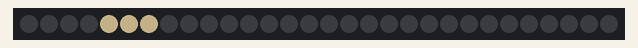
Bench run of a sketch on a simulated Arduino Uno, built with avr-gcc and run on an emulated ATmega328P. On the bench: 30 RGB LEDs in strip order, left to right. Dim RGB values are drawn brighter than linear; colours are those a GRB WS2812 strip shows for the declared byte order; random numbers use the default seed unless the sketch sets one.

Above: at 0.1 s.
At 9.1 s:
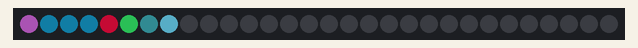
At 14.1 s:
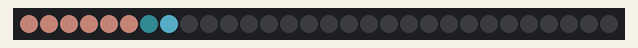
At 19.1 s:
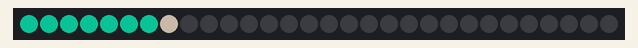
At 28.1 s:
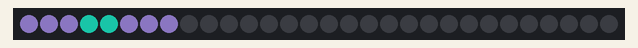
At 38.1 s:
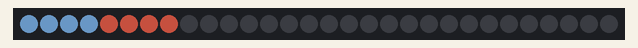

The sketch:

program_13__Tetri_.ino
```cpp
#include <FastLED.h>
// how many number of LEDs in your strip?
#define NUM_LEDS 30

#define DATA_PIN 3
#define CLOCK_PIN 12
#define BRIGHTNESS 100
#define COLOR_ORDER RGB

// Define the array of leds
CRGB leds[NUM_LEDS];
void setup() {
  // FastLED.addLeds<WS2812B, DATA_PIN, COLOR_ORDER>(leds,
  // NUM_LEDS).setCorrection(TypicalLEDStrip);
  FastLED.addLeds<WS2812B, DATA_PIN, RGB>(leds, NUM_LEDS);
  FastLED.setBrightness(BRIGHTNESS);
}
void loop() {

  int NUM_ROWS = 8; // Number of rows in the grid
  int NUM_COLS = 8;
  for (int i = 0; i < NUM_LEDS; i++) {
    leds[i] = CRGB::Black;
  }

  // Keep going until the entire grid is filled
  while (true) {
    // Choose a random color
    CRGB color = CRGB(random(256), random(256), random(256));

    // Choose a random number of LEDs for the shape (between 1 and 8)
    int shape_size = random(1, 9);

    // Choose a random starting position for the shape
    int x = random(NUM_COLS - shape_size + 1);
    int y = 0;

    // Set the LEDs in the shape to the chosen color
    for (int i = 0; i < shape_size; i++) {
      int index = y * NUM_COLS + x + i;
      leds[index] = color;
    }

    // Show the changes on the LED grid
    FastLED.show();

    // Delay for a moment before moving on to the next shape
    delay(1000);

    // Move the shape down one row
    y++;

    // If the shape has reached the bottom of the grid, break out of the loop
    if (y == NUM_ROWS) {
      break;
    }
  }
}
```
